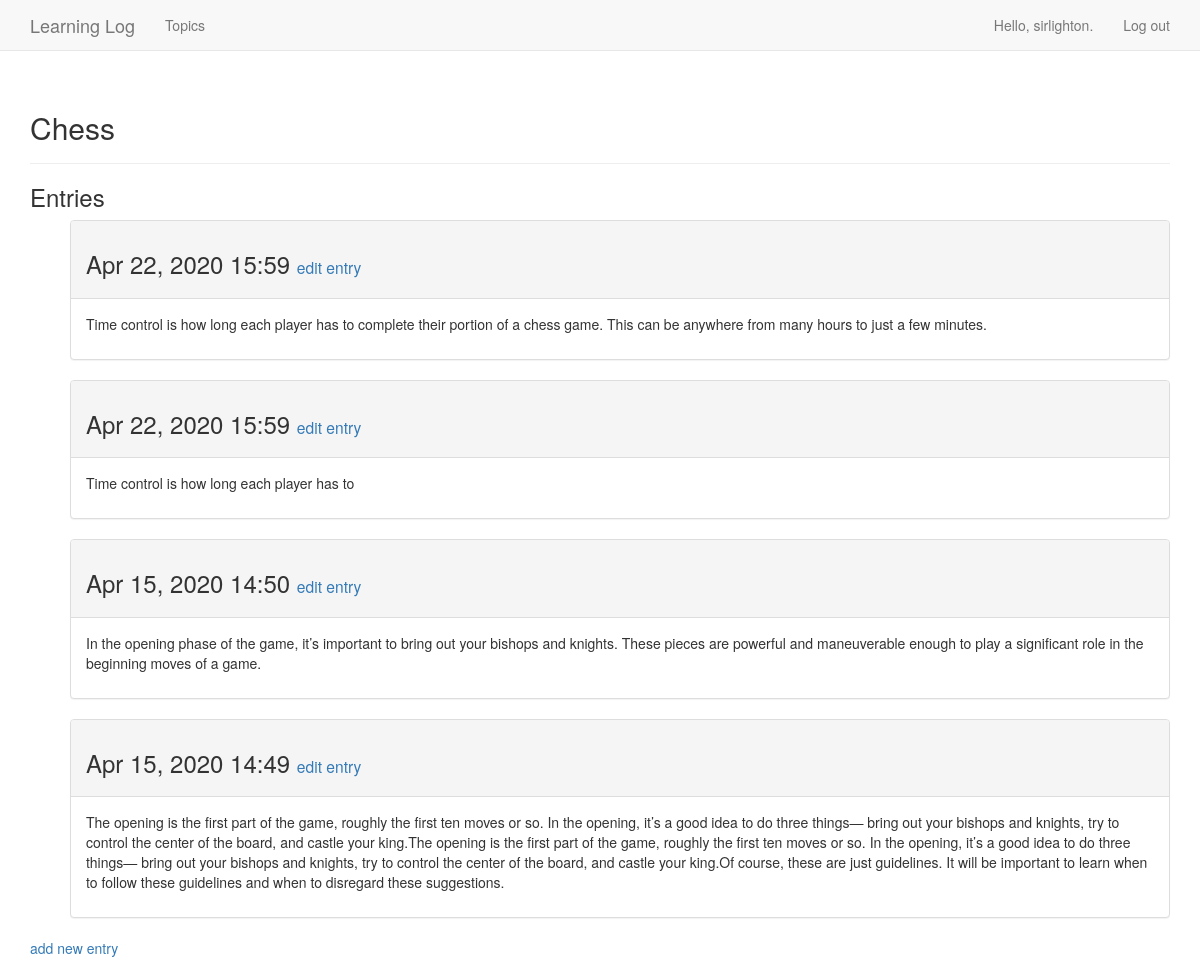
/topics/1 (signed in), run on the app's committed database.
### learning_logs/models.py (models this page shows, shortened)
class Topic(models.Model):
    text = models.CharField(max_length=200)
    date_added = models.DateTimeField(auto_now_add=True)
    owner = models.ForeignKey(User, on_delete=models.CASCADE)
    def __str__(self):
        return self.text

class Entry(models.Model):
    topic = models.ForeignKey(Topic, on_delete=models.CASCADE)
    text = models.TextField()
    date_added = models.DateTimeField(auto_now_add=True)
    class Meta:
        verbose_name_plural = 'entries'

### learning_logs/views.py (the view)
# urls.py: path('topics/<int:pk>', topic, name='topic'),
@login_required
def topic(request, pk):
    topic = get_object_or_404(Topic, id=pk)
    check_user(topic, request)
    entries = topic.entry_set.order_by('-date_added')
    template = 'learning_logs/topic.html'
    context = {'topic': topic, 'entries': entries}
    return render(request, template, context)

### learning_logs/views.py (called while the page is built)
def check_user(topic, request):
    if topic.owner != request.user:
        raise Http404

### learning_logs/templates/learning_logs/topic.html
{% extends 'learning_logs/base.html' %}
{% block header %}
<h2>{{ topic }}</h2>
{% endblock header %}
{% block content %}
  <h3>Entries</h3>
  <ul>
  {% for entry in entries %}
    <div class="panel panel-default">
      <div class="panel-heading">
        <h3>
          {{ entry.date_added|date:'M d, Y H:i' }}
          <small>
            <a href="{% url 'edit_entry' entry.id %}">
              edit entry</a>
          </small>
        </h3>
      </div>
      <div class="panel-body">
        {{ entry.text|linebreaks }}
      </div>
    </div>
  {% empty %}
      There are no entries for this topic yet.
  {% endfor %}
  </ul>
  <p>
    <a href="{% url 'new_entry' topic.id %}">add new entry</a>
</p>
{% endblock content %}

### learning_logs/templates/learning_logs/base.html (shortened to what this page needs)
{% load bootstrap3 %}
<!DOCTYPE html>
<html lang="en">
<head>
    {% bootstrap_css %}
</head>
<body>
    <nav class="navbar navbar-default navbar-static-top">
        <div class="container">
        <div class="navbar-header">
            <a class="navbar-brand" href="{% url 'index' %}">
              Learning Log
            </a>
        </div>
        <div id="navbar" class="navbar-collapse collapse">
            <ul class="nav navbar-nav">
            <li><a href="{% url 'topics' %}">Topics</a></li>
            </ul>
            <ul class="nav navbar-nav navbar-right">
            {% if user.is_authenticated %}
              <li><a>Hello, {{ user.username }}.</a></li>
              <li><a href="{% url 'logout' %}">Log out</a></li>
            {% else %}
              <li><a href="{% url 'register' %}">Register</a></li>
              <li><a href="{% url 'login' %}">Log in</a></li>
            {% endif %}
          </ul>
        </div>
      </div>
    </nav>
    <div class="container">
        <div class="page-header">
        {% block header %}{% endblock header %}
        </div>
        <div>
        {% block content %}{% endblock content %}
        </div>
    </div>
  </body>
</html>

### data on the page
Topic: text "Chess"
Entry: date_added "Apr 22, 2020 15:59", text "Time control is how long each player has to complete their portion of a chess game. This can be anywhere from many hours to just a few minutes."
Entry: date_added "Apr 22, 2020 15:59", text "Time control is how long each player has to"
Entry: date_added "Apr 15, 2020 14:50", text "In the opening phase of the game, it’s important to bring out your bishops and knights. These pieces are powerful and maneuverable enough to play a significant role in the beginning moves of a game."
Entry: date_added "Apr 15, 2020 14:49", text "The opening is the first part of the game, roughly the first ten moves or so. In the opening, it’s a good idea to do three things— bring out your bishops and knights, try to control the center of the board, and castle your king.The opening is the first part of the game, roughly the first ten moves or so. In the opening, it’s a good idea to do three things— bring out your bishops and knights, try to control the center of the board, and castle your king.Of course, these are just guidelines. It will be important to learn when to follow these guidelines and when to disregard these suggestions."

### other printed values
{{ user.username }} "sirlighton"
